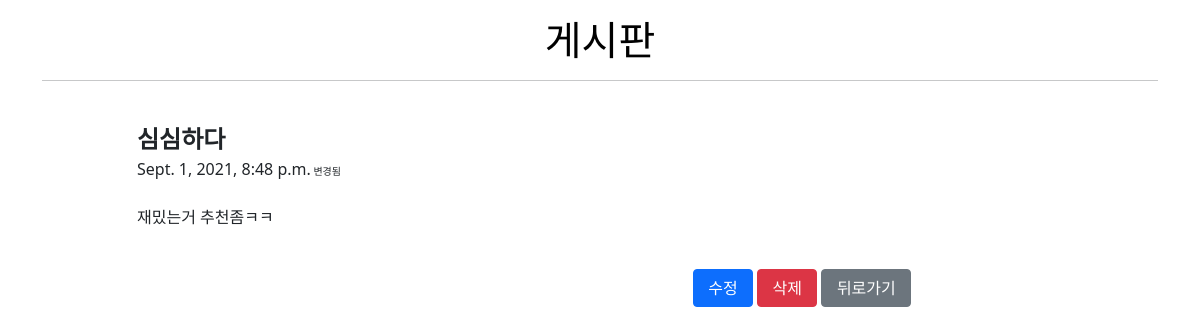
Page /articles/2/ on the earlier database version.
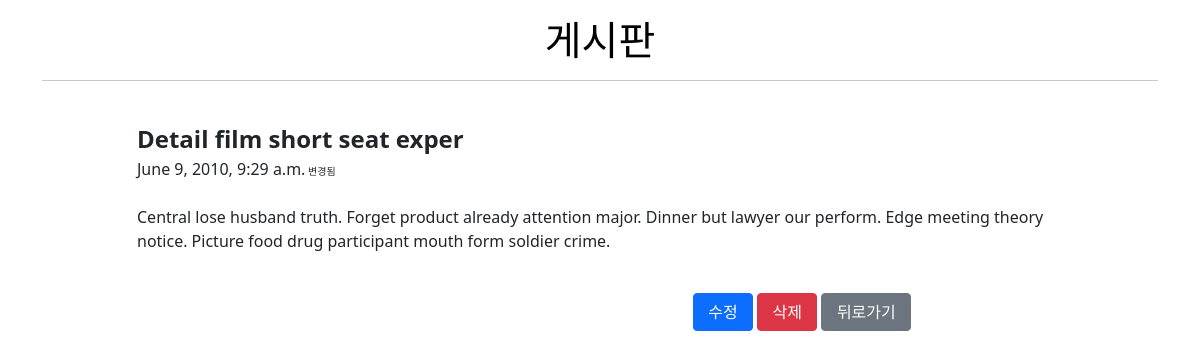
Same page on the later database version.
### articles/models.py (models this page shows)
class Article(models.Model):
    title = models.CharField(max_length=28)
    content = models.TextField()
    created_at = models.DateTimeField(auto_now_add=True)
    updated_at = models.DateTimeField(auto_now=True)

### articles/views.py (the view)
# urls.py: path('<int:pk>/', views.detail, name='detail'),
def detail(request, pk):
    article = Article.objects.get(pk=pk)
    context = {
        'article': article,
    }
    return render(request, 'articles/detail.html', context)

### articles/templates/articles/detail.html (shortened to what this page needs)
{% extends 'base.html' %}
{% block content %}
<h1 class="my-3"><a href="{% url 'articles:index' %}">게시판</a></h1>
<hr><br>
<div class="row">
  <div class="offset-1 col-10">
    <b class="fs-4">{{ article.title }}</b>
    <br>
    {{ article.updated_at }}<span style="font-size: 10px;"> 변경됨</span>
  </div>
  <div class="offset-1 col-10 mt-4">
    <p>{{ article.content }}</p>
  </div>
</div>
<div class="my-4 offset-7 col-4">
  <form class="d-inline" action="{% url 'articles:edit' article.pk %}" method="POST">
    <button class="btn btn-primary btn-w-1">수정</button>
  </form>
  <form class="d-inline" action="{% url 'articles:delete' article.pk %}" method="POST">
    <button class="btn btn-danger btn-w-1" onclick="return confirm('정말로 삭제하시겠습니까?')">삭제</button>
  </form>
  <a class="btn btn-secondary btn-w-2" href="{% url 'articles:index' %}">뒤로가기</a>
</div>
{% endblock content %}

### templates/base.html (shortened to what this page needs)
<!DOCTYPE html>
<html lang="en">
<head>
  <link href="https://cdn.jsdelivr.net/npm/bootstrap@5.1.0/dist/css/bootstrap.min.css" rel="stylesheet">
  <link rel="stylesheet" href="">
</head>
<body>
  <div class="container">
    {% block content %}
    {% endblock content %}
  </div>
</body>
</html>

### templates/base.html (style rules this page uses)
h1 { text-align: center; }
a { text-decoration: none; color: black; }
.btn-w-1 { width: 60px; }
.btn-w-2 { width: 90px; }

Differences in the rows shown:
changed Article: title "심심하다" → "Detail film short seat exper"; updated_at "Sept. 1, 2021, 8:48 p.m." → "June 9, 2010, 9:29 a.m."; content "재밌는거 추천좀ㅋㅋ" → "Central lose husband truth. Forget product already attention major. Dinner but lawyer our perform. Edge meeting theory notice. Picture food drug participant mouth form soldier crime."
